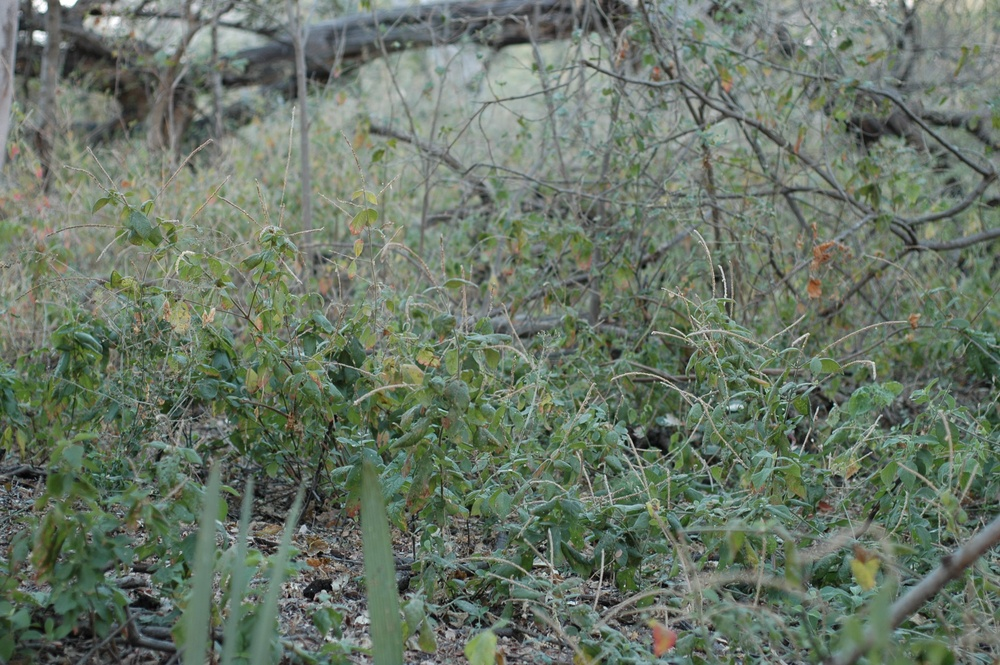
#> input picture DSC_1809.JPG, 1000 x 665 px, shrunk from 3008 x 2000 before the run
$ jupyter execute 'LMC model new.ipynb'
#> lines starting #> are read from the running program, lines starting #| are printed output that depends on the picture
### LMCneuron.py
# create a class LMC with single input and single output
import numpy as np

class LMCneuron:
    def __init__(self, inputs, vL, g):
        self.s = inputs
        self.vL = vL # resting potential
        self.g = g # conductance
        self.v = None # outputs
        self.alpha = 0.1 # scaling factor for calcium response


    def neuron_out(self):
        self.v = np.zeros_like(self.s) # outputs
        self.v[0] = self.vL
        for t in range(1, len(self.s)):
            dv_dt = -(self.v[t-1] - self.vL) + (1 / self.g) * self.s[t-1]
            self.v[t] = self.v[t-1] + dv_dt

            # Calcium response
            x = self.v[t] #+ (1 / self.g)*self.s[t-1]  # Input to rectifier
            self.v[t] = self.alpha * np.maximum(self.vL, x)
        return self.v

### LMC model new.ipynb
[cell 1]
from LMCneuron import LMCneuron
import numpy as np
import matplotlib.pyplot as plt
from scipy.stats import wasserstein_distance
import cv2

[cell 2]
## testing neuron outputs
s = np.array([0.1,0.2,0.3,0.4,0.5,0.6,0.7,0.8])
neuron = LMCneuron(s, -0.03, 0.5)
out = neuron.neuron_out()
out

## trajectory of images inputs and outputs

[cell 3]
def gaussian_circular_weight_mask(size, sigma):
    x = np.linspace(-size // 2, size // 2, size)
    y = np.linspace(-size // 2, size // 2, size)
    xv, yv = np.meshgrid(x, y)
    distance_squared = xv**2 + yv**2
    # Apply the Gaussian function
    mask = np.exp(-distance_squared / (2 * sigma**2))
    # Normalize the weights
    #mask /= np.sum(mask)
    mask = mask/np.max(mask)
    return mask

# Parameters
size = 200  # Size of the square array
sigma = 40  # Standard deviation of the Gaussian distribution

# Generate the mask
gaussian_mask = gaussian_circular_weight_mask(size, sigma)
# Plot the mask
plt.figure(figsize=(6, 6))
plt.imshow(gaussian_mask, cmap='hot', extent=[-size // 2, size // 2, -size // 2, size // 2])
plt.colorbar(label='Weight')
plt.title('Gaussian Circular Weight Mask')
plt.xlabel('X')
plt.ylabel('Y')
plt.axis('equal')
plt.show()

[cell 4]
light = cv2.imread('DSC_1809.JPG',0)/255
#> light: shape (665, 1000) float64; min 0.00392, max 1, mean 0.44
dark = cv2.imread('DSC_1833.JPG',0)/255
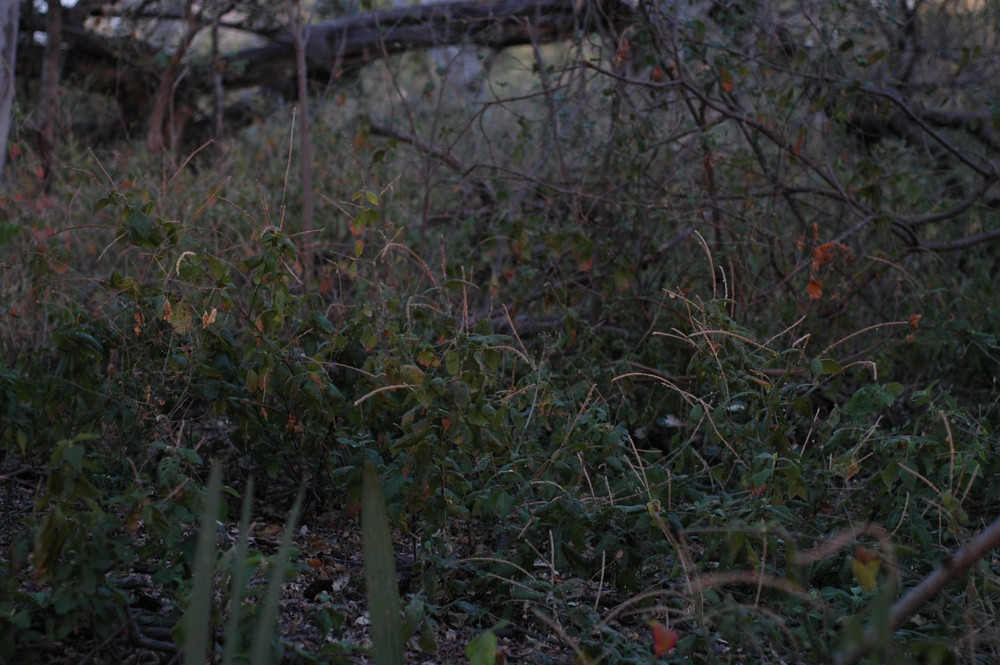
#> input picture DSC_1833.JPG, 1000 x 665 px, shrunk from 3008 x 2000 before the run
#> dark: shape (665, 1000) float64; min 0, max 0.827, mean 0.18

# light = cv2.imread('light.jpeg',0)/255
# dark = cv2.imread('dark.jpeg',0)/255

plt.figure(figsize = (10,6))
plt.subplot(1,3,1)
plt.imshow(dark, cmap = 'gray')
plt.subplot(1,3,2)
plt.imshow(light, cmap = 'gray')
plt.subplot(1,3,3)
plt.imshow(gaussian_mask, cmap = 'hot')
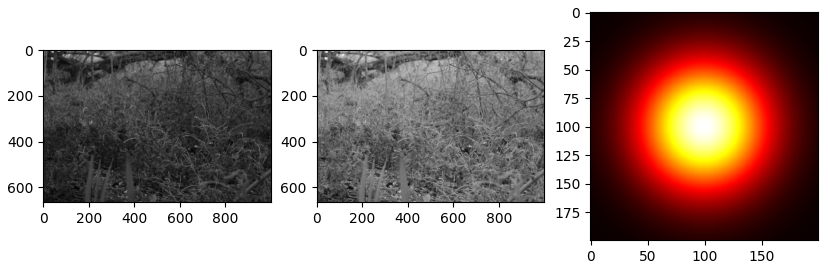
#> figure drawn by matplotlib, 3 panels

[cell 5]
# Random trajectory equation
def trajectory(z, omega, gamma): # omega is frequency, gamma is slope of linear component
    noise = np.random.normal(0, 0.1, len(z))  # Gaussian noise
    return 30 * np.sin(2 * np.pi * 3 * omega * z / 1000) + gamma * z + 60 * noise

[cell 6]
def trajectory_outputs(image, mask, pool_norm = 'True', num_trajectories = 15):
    omega = 0.01  # Frequency factor for the sine component
    gamma = 2.5  # Slope for the linear component
    z_values = np.linspace(0, 10, 100)  # Z-axis values

    image_width, image_height = image.shape[1], image.shape[0]
    mask_width, mask_height = mask.shape[0], mask.shape[1]
    # plt.figure()
    # plt.imshow(image, cmap='gray')
    # plt.axis("off")

    trajectories_output = []

    # plotting multiple trajectories
    for _ in range(num_trajectories):
        # Generate trajectory
        T_values = trajectory(z_values, omega, gamma)

        # Normalize trajectory to fit within the image dimensions
        z_scaled = np.interp(z_values, (z_values.min(), z_values.max()), (mask_width/2, image_width-mask_width/2))
        T_scaled = np.interp(T_values, (T_values.min(), T_values.max()), (mask_height/2, image_height-mask_height/2))

        # Overlay trajectory on the image
        input_val = []
        # plt.plot(z_scaled, T_scaled, linewidth=1)

        for i in range(len(z_scaled)):
            z = int(z_scaled[i])
            t = int(T_scaled[i])
            if pool_norm == 'True':
                temp_matrix = image[t-int(mask_height/2):t+int(mask_height/2),z-int(mask_width/2):z+int(mask_width/2)]*mask
                input = np.max(temp_matrix) # max pooling from gaussian
                input = input/np.mean(temp_matrix) # normalisation step
                input_val.append(input)
            else:
                input_val.append(image[t,z])

        input_val = np.array(input_val)
        neuron = LMCneuron(input_val, -0.03, 0.5)
        out = neuron.neuron_out()
        trajectories_output.append(out)
    neuron_out = np.array(trajectories_output)
    neuron_out = neuron_out.flatten()
    return neuron_out

[cell 7]
scales = np.arange(2,50,2)
losses = []
dark_variance = []
light_variance = []
for scale in scales:
    mask = gaussian_circular_weight_mask(size = int(scale), sigma = scale/5)
    neuron_out_dark = trajectory_outputs(dark, mask, pool_norm = 'True', num_trajectories = 15)
    neuron_out_light = trajectory_outputs(light, mask, pool_norm = 'True', num_trajectories = 15)
    neuron_out_light_nonpool = trajectory_outputs(light, mask, pool_norm = 'False', num_trajectories = 15)
    neuron_out_dark_nonpool = trajectory_outputs(dark, mask, pool_norm = 'False', num_trajectories = 15)

    #loss = loss_function(neuron_out_dark, neuron_out_light, neuron_out_light_nonpool)
    #losses.append(loss)
    loss1 = wasserstein_distance(neuron_out_dark, neuron_out_light)
    var_light = np.var(neuron_out_light)
    light_variance.append(var_light)
    var_dark = np.var(neuron_out_dark)
    dark_variance.append(var_dark)

    loss = (0.1*(loss1)/np.sqrt(var_light*var_dark))

    losses.append(loss)

    print('mask size: ', scale, 'Loss : ', np.round(loss,4), 'light var = ', np.round(var_light,4), 'dark_var = ', np.round(var_dark,4))
#> this loop made 24 passes
#> (loss1, var_light, var_dark, loss) on passes 1 to 12: (0.00425, 0.000948, 0.00111, 0.414), (0.0242, 0.00979, 0.0131, 0.214), (0.0242, 0.0174, 0.0221, 0.124), (0.028, 0.0209, 0.0296, 0.113), (0.0249, 0.0248, 0.0344, 0.0853), (0.0389, 0.0262, 0.0412, 0.118), (0.0733, 0.0279, 0.0566, 0.185), (0.0621, 0.0291, 0.0569, 0.152), (0.0811, 0.0315, 0.0705, 0.172), (0.0788, 0.0329, 0.0665, 0.168), (0.101, 0.0353, 0.0827, 0.187), (0.103, 0.0353, 0.0859, 0.186)
#| mask size:  2 Loss :  0.4136 light var =  0.0009 dark_var =  0.0011
#| mask size:  4 Loss :  0.2138 light var =  0.0098 dark_var =  0.0131
#| mask size:  6 Loss :  0.1235 light var =  0.0174 dark_var =  0.0221
#| mask size:  8 Loss :  0.1126 light var =  0.0209 dark_var =  0.0296
#| mask size:  10 Loss :  0.0853 light var =  0.0248 dark_var =  0.0344
#| mask size:  12 Loss :  0.1184 light var =  0.0262 dark_var =  0.0412
#| mask size:  14 Loss :  0.1845 light var =  0.0279 dark_var =  0.0566
#| mask size:  16 Loss :  0.1525 light var =  0.0291 dark_var =  0.0569
#> (further printed lines are left out)
#> after the loop, dark_variance = [0.00111, 0.0131, 0.0221, 0.0296, 0.0344, 0.0412, 0.0566, 0.0569, 0.0705, 0.0665, 0.0827, 0.0859, 0.0937, 0.102, 0.106, 0.102, 0.114, 0.116, 0.117, 0.118, 0.133, 0.115, 0.137, 0.124]; light_variance = [0.000948, 0.00979, 0.0174, 0.0209, 0.0248, 0.0262, 0.0279, 0.0291, 0.0315, 0.0329, 0.0353, 0.0353, 0.036, 0.0359, 0.0395, 0.0379, 0.037, 0.0418, 0.0388, 0.0389, 0.0422, 0.0459, 0.0418, 0.044]; losses = [0.414, 0.214, 0.124, 0.113, 0.0853, 0.118, 0.185, 0.152, 0.172, 0.168, 0.187, 0.186, 0.208, 0.211, 0.208, 0.23, 0.25, 0.183, 0.263, 0.251, 0.258, 0.265, 0.269, 0.26]

[cell 8]
plt.plot(scales, losses, label = 'loss')
plt.plot(scales, dark_variance, label = 'var dark')
plt.plot(scales, light_variance, label = 'var light')
plt.xlabel('Mask size')
plt.ylabel('Loss')
plt.legend()
plt.grid()
plt.savefig("Loss.png", dpi=300, bbox_inches="tight")
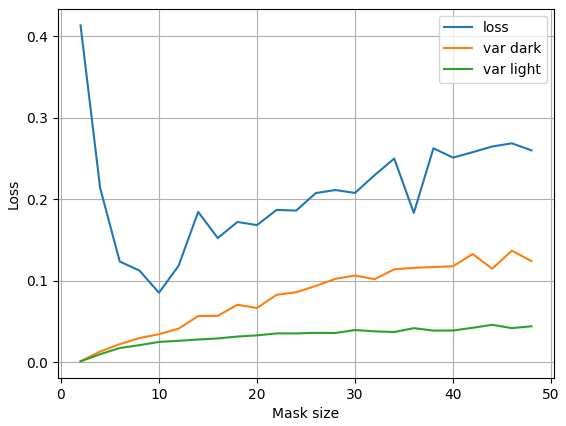
#> figure drawn by matplotlib, 1 panel; curve peaks at x = 2, y = 0.414; curve peaks at x = 46, y = 0.137; curve peaks at x = 44, y = 0.0459

[cell 9]
# Generate the mask
gaussian_mask = gaussian_circular_weight_mask(50, 50/5)
#> in gaussian_circular_weight_mask (call 26), `x = np.linspace(-size // 2, size // 2, size)`: x = 50 values from -25 to 25
#> in gaussian_circular_weight_mask (call 26), `mask = np.exp(-distance_squared / (2 * sigma**2))`:
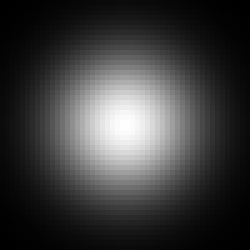
#> mask: shape (50, 50) float64 (shown 5 times larger); min 0.00193, max 0.997, mean 0.236
# Plot the mask
plt.figure(figsize=(6, 6))
plt.imshow(gaussian_mask, cmap='hot', extent=[-size // 2, size // 2, -size // 2, size // 2])
plt.colorbar(label='Weight')
plt.title('Gaussian Circular Weight Mask')
plt.xlabel('X')
plt.ylabel('Y')
plt.axis('equal')
plt.show()

[cell 10]
scales = np.arange(10,120,20)
#> scales = [10, 30, 50, 70, 90, 110]
losses = []
dark_variance = []
light_variance = []
plt.figure(figsize = (15,10))
num = 1
for scale in scales:
    mask = gaussian_circular_weight_mask(size = int(scale), sigma = scale/5)
    neuron_out_dark = trajectory_outputs(dark, mask, pool_norm = 'True', num_trajectories = 15)
    neuron_out_light = trajectory_outputs(light, mask, pool_norm = 'True', num_trajectories = 15)

    plt.subplot(3,2,num)
    num+=1
    plt.hist(neuron_out_light, density=True, histtype='stepfilled', alpha=0.3, bins=100, ec="k", lw=1, label = 'light')
    plt.hist(neuron_out_dark, density=True, histtype='stepfilled', alpha=0.3, bins=100, ec="c", lw=1, label = 'dark')
    # Add labels and title
    plt.title("Mask Size {}".format(scale), fontsize=10)
    plt.xlabel("Pixel Intensity", fontsize=10)
    plt.ylabel("Frequency", fontsize=10)
    plt.xlim(0, 2)
    plt.legend()
    # Grid and aesthetics
    plt.grid(axis='y', linestyle='--', alpha=0.7)
    plt.tight_layout()
#> this loop made 6 passes
#> scale on passes 4 to 6: 70, 90, 110
#> (scale, num) on passes 1 to 2: (10, 2), (30, 3)
plt.savefig("hist_pool.png", dpi=500, bbox_inches="tight")

[cell 11]
# Plot histogram
neuron_out_light_nonpool = trajectory_outputs(light, mask, pool_norm = 'False', num_trajectories = 15)*5
neuron_out_dark_nonpool = trajectory_outputs(dark, mask, pool_norm = 'False', num_trajectories = 15)*5

plt.figure(figsize=(10, 6))
plt.hist(neuron_out_light_nonpool, density=True, histtype='stepfilled', alpha=0.5, bins=50, ec="k", lw=1, label = 'light non pool')
plt.hist(neuron_out_dark_nonpool, density=True, histtype='stepfilled', alpha=0.5, bins=50, ec="c", lw=1, label = 'dark non pool')

# Add labels and title
plt.title("Histogram of neuron outputs nonpooled", fontsize=16)
plt.xlabel("Pixel Intensity", fontsize=14)
plt.ylabel("Frequency", fontsize=14)
plt.xlim(0, 2)
plt.legend()
# Grid and aesthetics
plt.grid(axis='y', linestyle='--', alpha=0.7)
plt.tight_layout()
plt.savefig("hist_nonpool.png", dpi=300, bbox_inches="tight")
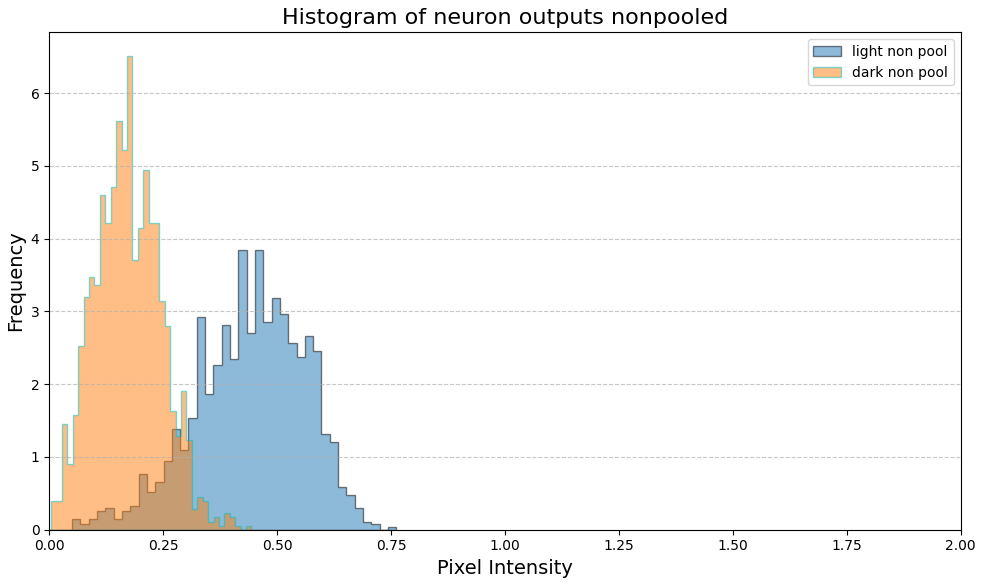
#> figure drawn by matplotlib, 1 panel

### Show contrast eq

[cell 12]
img = np.array(cv2.imread('DSC_1803.jpg',0), dtype = 'uint8')
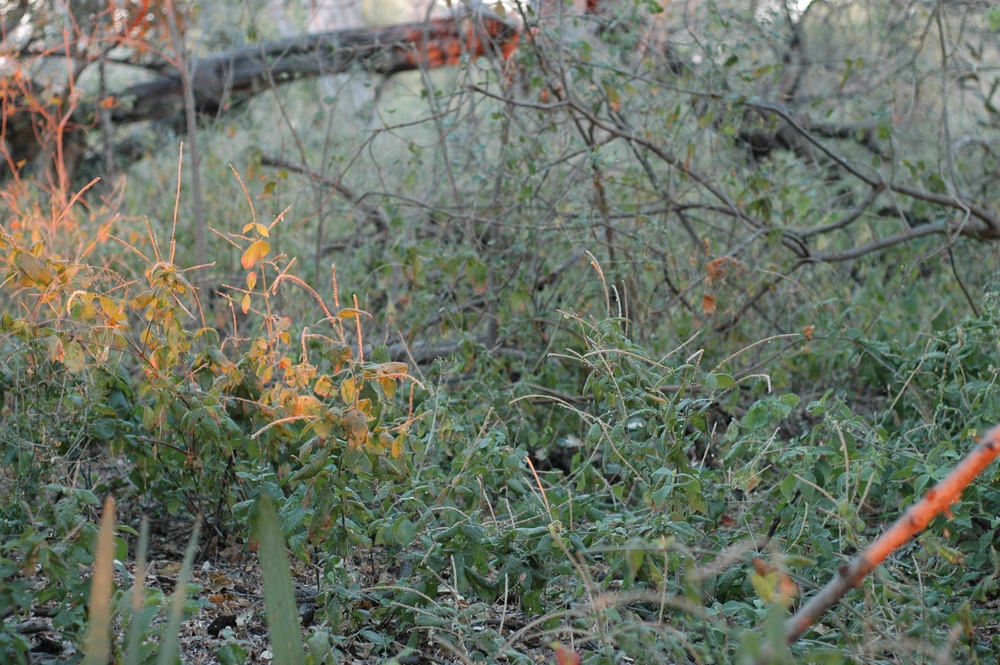
#> input picture DSC_1803.jpg, 1000 x 665 px, shrunk from 3008 x 2000 before the run
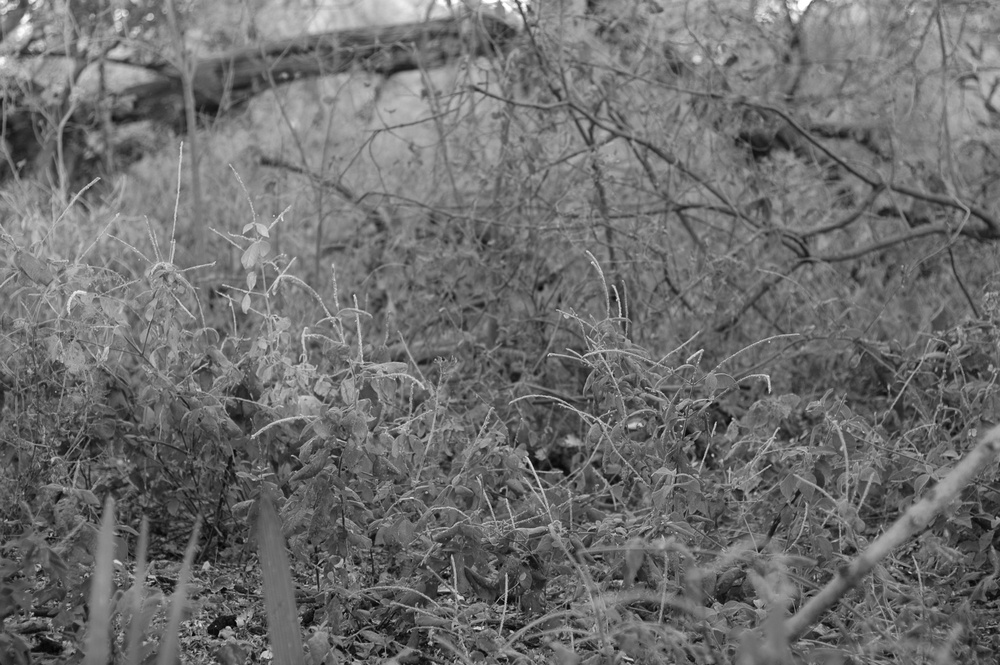
#> img: shape (665, 1000); min 0, max 255, mean 109.8
img = img-20

hist = cv2.calcHist([img],[0],None,[256],[0,256])
# show the plotting graph of an image
plt.figure(figsize = (15,5))
plt.subplot(1,2,1)
plt.imshow(img, cmap = 'gray')
plt.subplot(1,2,2)
plt.plot(hist)
plt.savefig("dark_hist.png", dpi=500, bbox_inches="tight")
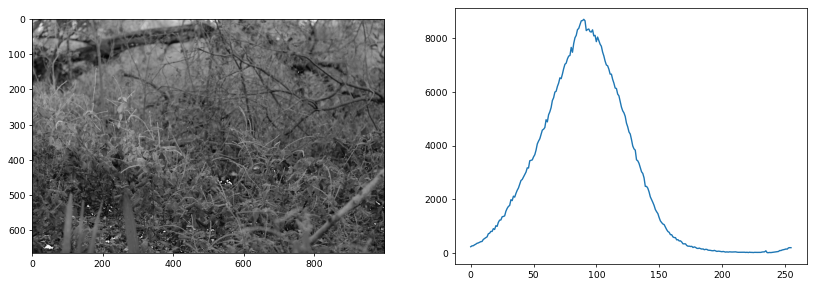
#> figure drawn by matplotlib, 2 panels; panel 2: curve peaks at x = 90, y = 8708

[cell 13]
hist_eq = cv2.equalizeHist(img)
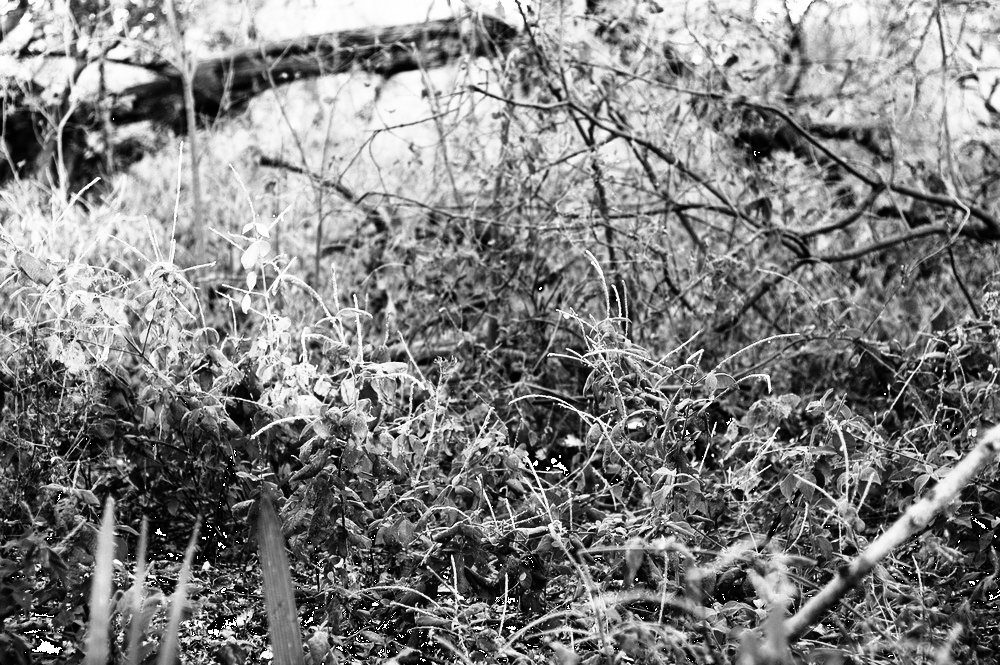
#> hist_eq: shape (665, 1000); min 0, max 255, mean 128.6
hist = cv2.calcHist([hist_eq],[0],None,[256],[0,256])
# show the plotting graph of an image
plt.figure(figsize = (15,5))
plt.subplot(1,2,1)
plt.imshow(hist_eq, cmap = 'gray')
plt.subplot(1,2,2)
plt.plot(hist)
plt.savefig("light_hist.png", dpi=500, bbox_inches="tight")
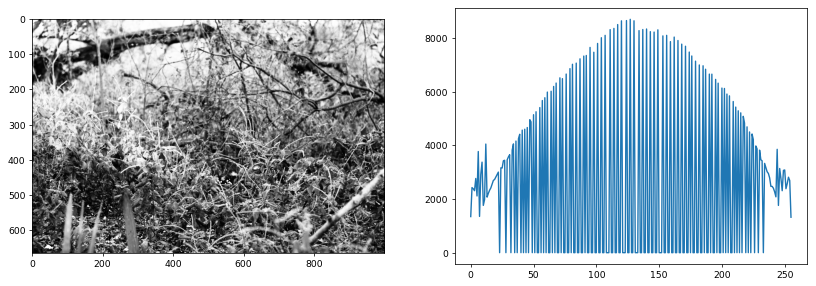
#> figure drawn by matplotlib, 2 panels; panel 2: curve peaks at x = 127, y = 8708
